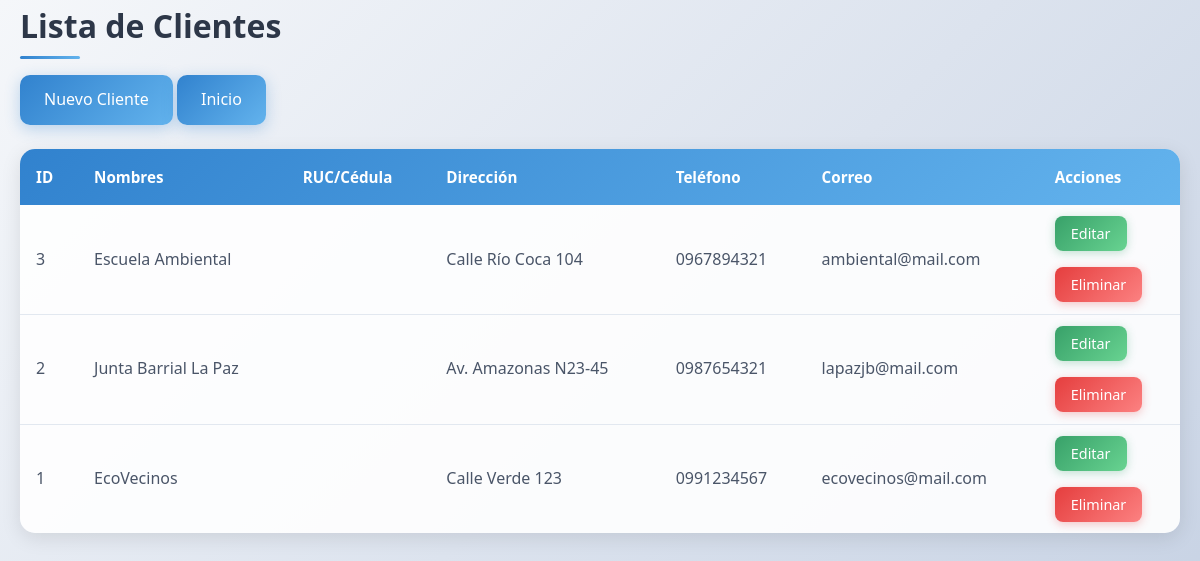
The app's page /clientes_services/R_clientes.php (signed in) with its own data.
### tables this page shows
CREATE TABLE clientes (
    id_cliente INT AUTO_INCREMENT PRIMARY KEY,
    nombre_cliente VARCHAR(100) NOT NULL,
    cedula_ruc VARCHAR(20) UNIQUE NOT NULL,
    direccion VARCHAR(150),
    telefono VARCHAR(20),
    correo VARCHAR(100)
);

### auth_services/permisos.php (called while the page is built, shortened)
<?php
$permisos = [
    'Administrador' => ['crear', 'editar', 'eliminar', 'listar'],
    'Desarrollador' => ['listar', 'editar', 'crear'],
    'Supervisor'    => ['listar'],
];
function tienePermiso($accion, $rol = null) {
    global $permisos;
    if ($rol === null) {
        $rol = $_SESSION['rol'];
    }
    return isset($permisos[$rol]) && in_array($accion, $permisos[$rol]);
}

### clientes_services/R_clientes.php (the view, shortened to what this page needs)
<?php
require_once '../config/db.php';
require_once '../auth_services/permisos.php';
try {
    $sql = "SELECT * FROM clientes ORDER BY id_cliente DESC";
    $stmt = $pdo->query($sql);
    $clientes = $stmt->fetchAll(PDO::FETCH_ASSOC);
} catch(PDOException $e) {
    echo 'Error: ' . $e->getMessage();
    $clientes = [];
}
?>
<!DOCTYPE html>
<html>
<head>
    <link rel="stylesheet" href="../public/style.css">
</head>
<body>
    <div class="container">
        <h2>Lista de Clientes</h2>
        <div class="actions">
            <?php if (tienePermiso('crear')): ?>
                <a href="C_clientes.php" class="btn-primary">Nuevo Cliente</a>
            <?php endif; ?>
            <a href="../public/menu.php" class="btn-primary">Inicio</a>
        </div>
        <table>
            <thead>
                <tr>
                    <th>ID</th>
                    <th>Nombres</th>
                    <th>RUC/Cédula</th>
                    <th>Dirección</th>
                    <th>Teléfono</th>
                    <th>Correo</th>
                    <th>Acciones</th>
                </tr>
            </thead>
            <tbody>
                <?php if (empty($clientes)): ?>
                    <tr>
                        <td colspan="5">No hay clientes registrados</td>
                    </tr>
                <?php else: ?>
                    <?php foreach ($clientes as $cliente): ?>
                        <tr>
                            <td><?= $cliente['id_cliente'] ?></td>
                            <td><?= htmlspecialchars($cliente['nombre_cliente']) ?></td>
                            <td><?= htmlspecialchars($cliente['ruc_cedula']) ?></td>
                            <td><?= htmlspecialchars($cliente['direccion']) ?></td>
                            <td><?= htmlspecialchars($cliente['telefono']) ?></td>
                            <td><?= htmlspecialchars($cliente['correo']) ?></td>
                            <td>
                                <?php if (tienePermiso('editar')): ?>
                                    <a href="U_clientes.php?id=<?= $cliente['id_cliente'] ?>" class="btn-edit">Editar</a>
                                <?php endif; ?>
                                <br></br>
                                <?php if (tienePermiso('eliminar')): ?>
                                    <a href="D_clientes.php?id=<?= $cliente['id_cliente'] ?>" class="btn-delete" onclick="return confirm('¿Deseas eliminar este cliente?')">Eliminar</a>
                                <?php endif; ?>
                            </td>
                        </tr>
                    <?php endforeach; ?>
                <?php endif; ?>
            </tbody>
        </table>
    </div>
</body>
</html>

### public/style.css (style rules this page uses)
* { margin: 0; padding: 0; box-sizing: border-box; }
body { font-family: 'Segoe UI', Tahoma, Geneva, Verdana, sans-serif; line-height: 1.6; color: #333; background: linear-gradient(135deg, #f5f7fa 0%, #c3cfe2 100%); min-height: 100vh; }
.container { max-width: 1200px; margin: 0 auto; padding: 0 20px; }
h2 { color: #2d3748; font-size: 2rem; margin-bottom: 1.5rem; font-weight: 600; position: relative; }
h2::after { content: ''; position: absolute; bottom: -8px; left: 0; width: 60px; height: 3px; background: linear-gradient(90deg, #3182ce, #63b3ed); border-radius: 2px; }
a { color: #3182ce; text-decoration: none; transition: color 0.3s ease; }
table { width: 100%; border-collapse: collapse; background: rgba(255, 255, 255, 0.9); border-radius: 15px; overflow: hidden; box-shadow: 0 5px 20px rgba(0, 0, 0, 0.1); margin: 1.5rem 0; }
thead { background: linear-gradient(135deg, #3182ce 0%, #63b3ed 100%); color: white; }
th { padding: 1rem; text-align: left; font-weight: 600; font-size: 0.95rem; }
td { padding: 1rem; border-bottom: 1px solid #e2e8f0; color: #4a5568; }
tbody tr:last-child td { border-bottom: none; }
.actions { margin-bottom: 1.5rem; }
.btn-primary { background: linear-gradient(135deg, #3182ce 0%, #63b3ed 100%); color: white; padding: 0.75rem 1.5rem; border-radius: 10px; text-decoration: none; font-weight: 500; transition: all 0.3s ease; box-shadow: 0 4px 15px rgba(49, 130, 206, 0.3); display: inline-block; }
.btn-edit { background: linear-gradient(135deg, #38a169 0%, #68d391 100%); color: white; padding: 0.5rem 1rem; border-radius: 8px; text-decoration: none; font-size: 0.9rem; font-weight: 500; transition: all 0.3s ease; box-shadow: 0 2px 10px rgba(56, 161, 105, 0.3); margin-right: 0.5rem; }
.btn-delete { background: linear-gradient(135deg, #e53e3e 0%, #fc8181 100%); color: white; padding: 0.5rem 1rem; border-radius: 8px; text-decoration: none; font-size: 0.9rem; font-weight: 500; transition: all 0.3s ease; box-shadow: 0 2px 10px rgba(229, 62, 62, 0.3); }

### records on screen
clientes: id_cliente "3", nombre_cliente "Escuela Ambiental", direccion "Calle Río Coca 104", telefono "0967894321", correo "ambiental@mail.com"
clientes: id_cliente "2", nombre_cliente "Junta Barrial La Paz", direccion "Av. Amazonas N23-45", telefono "0987654321", correo "lapazjb@mail.com"
clientes: id_cliente "1", nombre_cliente "EcoVecinos", direccion "Calle Verde 123", telefono "0991234567", correo "ecovecinos@mail.com"
